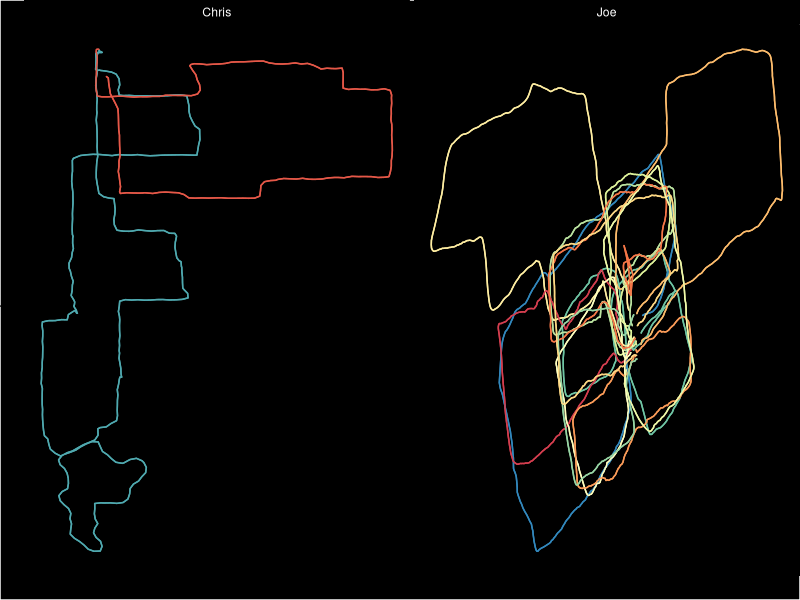

Here is the R script that generated this plot: (Note: this script raises an error after producing the figure.)
library(tidyverse)
library(ggthemes)
library(RColorBrewer)

athletes <- read_csv('data/athletes.csv')
activities <- read_csv('data/activities.csv')
polylines <- read_csv('data/polylines.csv')
streams <- read_csv('data/streams.csv')

stream_plot_data <- streams %>%
  left_join(activities %>%
              dplyr::select(athlete_id, id),
            by = c('activity_id' = 'id')) %>%
  left_join(athletes %>%
              dplyr::select(id, firstname),
            by = c('athlete_id' = 'id')) %>%
  mutate(activity_id = factor(activity_id)) %>%
  filter(!is.na(lng))

cols <- colorRampPalette(brewer.pal(9, 'Spectral'))(length(unique(stream_plot_data$activity_id)))
cols <- sample(cols, length(cols))

ggplot(data = stream_plot_data,
       aes(x = lng,
           y = lat,
           group = activity_id,
           color = activity_id)) +
  geom_path(lineend = 'round') +
  facet_wrap(~firstname, scales = 'free') +
  theme(legend.position = 'none') +
  # coord_map() +
  geom_path() +
  theme(legend.position = 'none') +
  theme(axis.text.x=element_blank(),axis.ticks.x=element_blank(),
        plot.margin=unit(c(0,0,0,0), "lines")) +
  theme(panel.background = element_blank(),
        panel.grid.major = element_blank(), 
        panel.grid.minor = element_blank()) +
  theme(panel.grid.minor=element_blank(), 
        panel.grid.major=element_blank(),
        panel.background=element_blank()) + 
  theme(plot.background=element_rect(fill="black"),
        panel.background=element_rect(fill='black'), 
        legend.background= element_rect(fill="black", colour=NA),
        legend.key = element_rect(colour = NA, col = "black",
                                  size = .5, fill = 'black')) +
  theme(axis.line = element_blank(), 
        axis.text = element_blank(), 
        axis.ticks = element_blank(), 
        # axis.title = element_blank(), 
        panel.border = element_blank(), 
        panel.spacing = unit(0, 
                             "lines"), 
        legend.justification = c(0, 0)) +
  theme(strip.background = element_rect(fill="black"),
        strip.text = element_text(color = 'white')) +
  theme(plot.title = element_text(color = 'white')) +
  scale_color_manual(name = '',
                     values = cols)

multiplot_joe <- function (..., plotlist = NULL, cols = 1, layout = NULL) 
{
  require(grid)
  plots <- c(list(...), plotlist)
  numPlots = length(plots)
  if (is.null(layout)) 
    layout <- matrix(seq(1, cols * ceiling(numPlots/cols)), 
                     ncol = cols, nrow = ceiling(numPlots/cols))
  if (numPlots == 1) {
    print(plots[[1]])
  }
  else {
    grid.newpage()
    grid.rect(gp=gpar(fill="black",
                      col = 'black',
                      alpha = 0,
                      lwd = 0))
    pushViewport(viewport(layout = grid.layout(nrow(layout), 
                                               ncol(layout))))
    for (i in 1:numPlots) {
      matchidx <- as.data.frame(which(layout == i, arr.ind = TRUE))
      print(plots[[i]], vp = viewport(layout.pos.row = matchidx$row, 
                                      layout.pos.col = matchidx$col))
    }
  }
}

map_data <- polylines %>%
  left_join(activities %>%
              dplyr::select(athlete_id, id),
            by = c('activity_id' = 'id')) %>%
  left_join(athletes %>%
              dplyr::select(id, firstname),
            by = c('athlete_id' = 'id')) %>%
  mutate(activity_id = factor(activity_id))

names <- sort(unique(map_data$firstname))

map_list <- list()
for(i in 1:length(names)){
  sub_data <- map_data %>% filter(firstname == names[i])
  cols <- colorRampPalette(brewer.pal(9, 'Spectral'))(length(unique(sub_data$activity_id)))
  cols <- sample(cols, length(cols))
  map_list[[i]] <- 
    ggplot(data = sub_data,
         aes(x = lng,
             y = lat,
             group = activity_id,
             color = activity_id)) +
    coord_map() +
    geom_path() +
    theme(legend.position = 'none') +
    theme(axis.text.x=element_blank(),axis.ticks.x=element_blank(),
          plot.margin=unit(c(0,0,0,0), "lines")) +
    theme(panel.background = element_blank(),
          panel.grid.major = element_blank(), 
          panel.grid.minor = element_blank()) +
    theme(panel.grid.minor=element_blank(), 
          panel.grid.major=element_blank(),
          panel.background=element_blank()) + 
    theme(plot.background=element_rect(fill="black"),
          panel.background=element_rect(fill='black'), 
          legend.background= element_rect(fill="black", colour=NA),
          legend.key = element_rect(colour = NA, col = "black",
                                    size = .5, fill = 'black')) +
    theme(axis.line = element_blank(), 
          axis.text = element_blank(), 
          axis.ticks = element_blank(), 
          # axis.title = element_blank(), 
          panel.border = element_blank(), 
          panel.spacing = unit(0, 
                               "lines"), 
          legend.justification = c(0, 0)) +
    theme(strip.background = element_rect(fill="black"),
          strip.text = element_text(color = 'red')) +
    theme(plot.title = element_text(color = 'white')) +
    labs(title = names[i]) +
    scale_color_manual(name = '',
                      values = cols)
  
}
multiplot_joe(plotlist = map_list)
map_list[[2]]
